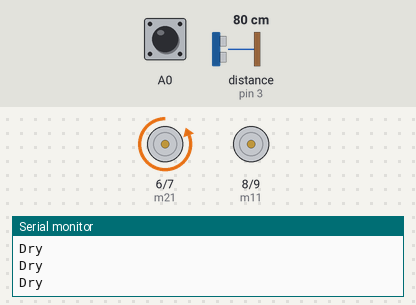
The sketch below on a simulated Arduino Uno, built with avr-gcc and run on an emulated ATmega328P. Parts: motor-driver pin pairs drawn as motors (green arrow = first pin HIGH = forward, orange = second pin HIGH = backward, longer = more drive), the last lines printed to the serial monitor. Wiring (inferred from the names in the program): ultrasonic range finder: trigger pin 4; echo pin 3. The test bench sets the inputs (shaded band); at power-on: distance to the obstacle (sensor on pin 3) 80 cm, A0 HIGH. The echo pulse lasts 58.3 µs per cm.

Above: at 6.2 s.
6.3 s: distance to the obstacle (sensor on pin 3) set to 23 cm
9.3 s: distance to the obstacle (sensor on pin 3) set to 19 cm
At 10.5 s:
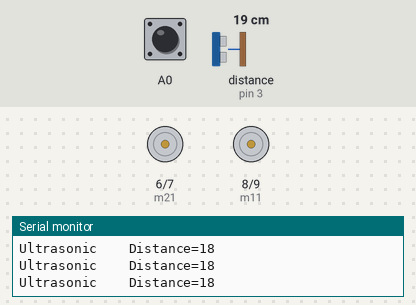
10.8 s: distance to the obstacle (sensor on pin 3) set to 120 cm
At 11.5 s:
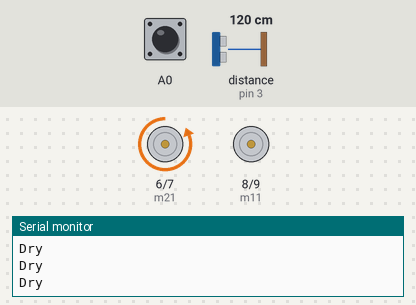
12.3 s: A0 driven LOW
At 13.2 s:
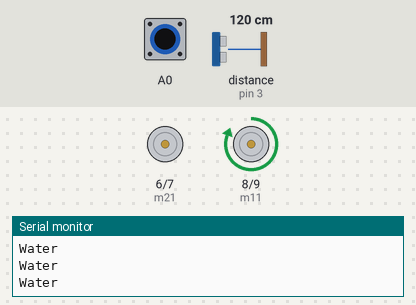
14.2 s: A0 driven HIGH
At 14.7 s:
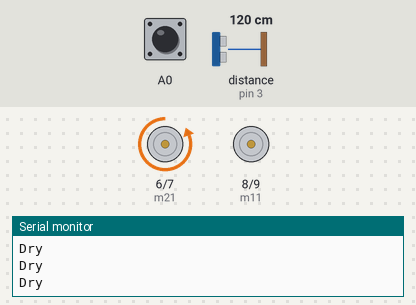
15.7 s: A0 pulsed LOW 5 times (0.12 s each, 0.3 s apart)
At 15.92 s:
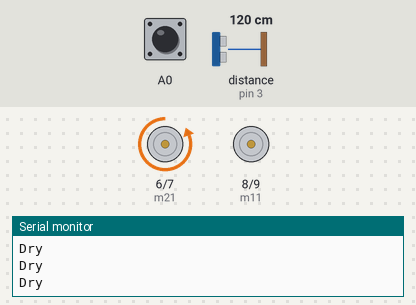
Timing chart, 0 to 18.7 s (numbered marks = the images above; inputs shaded):
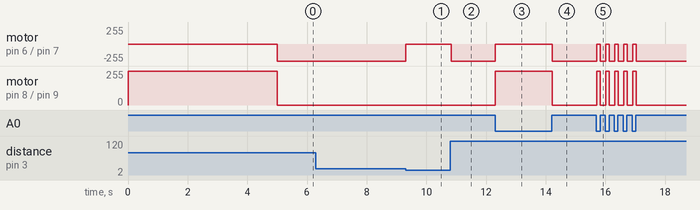

The sketch:

sketch_moist.ino
```cpp
#define m11 8
#define m12 9
#define m21 6
#define m22 7
#define trigPin 4
#define echoPin 3

long duration;
int distance;

void setup() {
  // put your setup code here, to run once:
  Serial.begin(9600);
  pinMode (trigPin, OUTPUT);
  pinMode(echoPin, INPUT);
  pinMode(A0, INPUT);
  pinMode(m11, OUTPUT);
  pinMode(m12, OUTPUT);
  pinMode(m21, OUTPUT);
  pinMode(m22, OUTPUT);
  digitalWrite(m11, HIGH);
  digitalWrite(m12, LOW);
  delay(5000);
  digitalWrite(m11, LOW);
  digitalWrite(m12, LOW);
}

void loop() {
  // put your main code here, to run repeatedly:
  int moisture = digitalRead(A0);
  digitalWrite(trigPin, LOW);
  delayMicroseconds(2);
  digitalWrite(trigPin, HIGH);
  delayMicroseconds(2);
  digitalWrite(trigPin, LOW);
  duration = pulseIn(echoPin, HIGH);
  distance = duration * 0.034 / 2;
  if (distance <= 20)
  {
    digitalWrite(m11, LOW);
    digitalWrite(m12, LOW);
    digitalWrite(m21, LOW);
    digitalWrite(m22, LOW);
    Serial.print("Ultrasonic    ");
    Serial.print("Distance=");
    Serial.println(distance);
  }
  else
  {
    if (moisture == 0)
    {
      digitalWrite(m11, HIGH);
      digitalWrite(m12, LOW);
      digitalWrite(m21, LOW);
      digitalWrite(m22, LOW);
      Serial.println("Water");
    }
    else  if (moisture == 1)
    {
      digitalWrite(m21, LOW);
      digitalWrite(m22, HIGH);
      digitalWrite(m11, LOW);
      digitalWrite(m12, LOW);
      Serial.println("Dry");
    }
  }
}
```

Measured:
- the behaviour switches between 22 and 21 cm on distance to the obstacle (sensor on pin 3) (found by bisection; images 0 and 1)
- after the input at 9.3 s, motor on pin 6 (m21) / pin 7 (m22): backward 255/255 → stopped at once
- after the input at 10.8 s, motor on pin 6 (m21) / pin 7 (m22): stopped → backward 255/255 at once
- after the input at 12.3 s, motor on pin 6 (m21) / pin 7 (m22): backward 255/255 → stopped at once; motor on pin 8 (m11) / pin 9 (m12): stopped → forward 255/255 at once
- after the input at 14.2 s, motor on pin 6 (m21) / pin 7 (m22): stopped → backward 255/255 at once; motor on pin 8 (m11) / pin 9 (m12): forward 255/255 → stopped at once
- after the input at 15.7 s, motor on pin 6 (m21) / pin 7 (m22): alternates backward 255/255 for 0.18 s and stopped for 0.12 s, 10 changes in all, then stays backward 255/255, starting at once; motor on pin 8 (m11) / pin 9 (m12): alternates forward 255/255 for 0.12 s and stopped for 0.18 s, 10 changes in all, then stays stopped, starting at once
